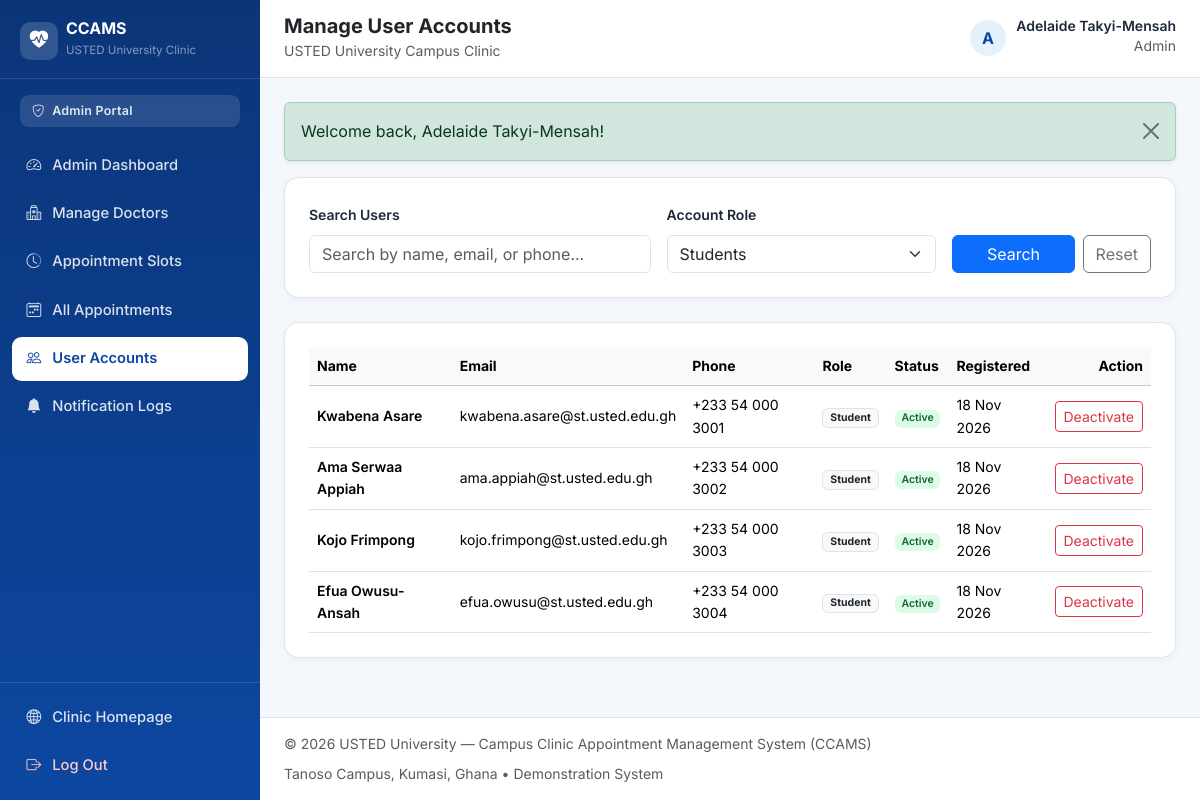
/admin/manage_users.php (signed in), run on the app's committed database.
### tables this page shows
CREATE TABLE `users` (
    `user_id` INT UNSIGNED NOT NULL AUTO_INCREMENT,
    `full_name` VARCHAR(120) NOT NULL,
    `email` VARCHAR(150) NOT NULL,
    `password_hash` VARCHAR(255) NOT NULL,
    `phone` VARCHAR(25) DEFAULT NULL,
    `role` ENUM('student', 'doctor', 'admin') NOT NULL DEFAULT 'student',
    `account_status` ENUM('active', 'inactive') NOT NULL DEFAULT 'active',
    `created_at` TIMESTAMP NOT NULL DEFAULT CURRENT_TIMESTAMP,
    `updated_at` TIMESTAMP NOT NULL DEFAULT CURRENT_TIMESTAMP ON UPDATE CURRENT_TIMESTAMP,
    PRIMARY KEY (`user_id`),
    UNIQUE KEY `uq_users_email` (`email`),
    KEY `idx_users_role_status` (`role`, `account_status`)
);

### admin/manage_users.php (the view, shortened to what the rows shown need)
<?php
require_once __DIR__ . '/../includes/auth.php';
$admin = require_auth('admin');
$pdo = get_pdo();
$roleFilter = (string) ($_GET['role'] ?? 'student');
$where = 'WHERE 1=1';
$params = [];
if (in_array($roleFilter, ['student', 'doctor', 'admin'], true)) {
    $where .= ' AND role = :role';
    $params['role'] = $roleFilter;
}
$stmt = $pdo->prepare(
    "SELECT user_id, full_name, email, phone, role, account_status, created_at
     FROM users
     $where
     ORDER BY created_at DESC"
);
$stmt->execute($params);
$users = $stmt->fetchAll();
$pageTitle = 'Manage User Accounts';
$layoutMode = 'dashboard';
require_once __DIR__ . '/../includes/header.php';
?>
<div class="ccams-card p-4">
    <?php if (empty($users)): ?>
        <p class="small text-muted mb-0">No user accounts matched your filter.</p>
    <?php else: ?>
        <div class="table-responsive">
            <table class="table table-hover align-middle small mb-0">
                <thead class="table-light">
                    <tr>
                        <th>Name</th>
                        <th>Email</th>
                        <th>Phone</th>
                        <th>Role</th>
                        <th>Status</th>
                        <th>Registered</th>
                        <th class="text-end">Action</th>
                    </tr>
                </thead>
                <tbody>
                    <?php foreach ($users as $u): ?>
                        <?php $isActive = $u['account_status'] === 'active'; ?>
                        <tr>
                            <td class="fw-semibold"><?php echo e($u['full_name']); ?></td>
                            <td><?php echo e($u['email']); ?></td>
                            <td><?php echo e($u['phone'] ?: '—'); ?></td>
                            <td><span class="badge bg-light text-dark border text-capitalize"><?php echo e($u['role']); ?></span></td>
                            <td>
                                <span class="badge <?php echo status_badge_class((string) $u['account_status']); ?>">
                                    <?php echo e(ucfirst((string) $u['account_status'])); ?>
                                </span>
                            </td>
                            <td><?php echo e(format_datetime((string) $u['created_at'], 'd M Y')); ?></td>
                            <td class="text-end">
                                <?php if ((int) $u['user_id'] !== (int) $admin['user_id']): ?>
                                    <form method="post" action="<?php echo e(app_url('admin/manage_users.php')); ?>"
                                          data-confirm="<?php echo $isActive ? 'Deactivate' : 'Activate'; ?> user <?php echo e($u['full_name']); ?>?"
                                          data-confirm-title="Update User Account"
                                          data-confirm-btn-class="<?php echo $isActive ? 'btn-danger' : 'btn-success'; ?>">
                                        <button type="submit" class="btn btn-sm <?php echo $isActive ? 'btn-outline-danger' : 'btn-outline-success'; ?>">
                                            <?php echo $isActive ? 'Deactivate' : 'Activate'; ?>
                                        </button>
                                    </form>
                                <?php else: ?>
                                    <span class="text-muted">Current Admin</span>
                                <?php endif; ?>
                            </td>
                        </tr>
                    <?php endforeach; ?>
                </tbody>
            </table>
        </div>
    <?php endif; ?>
</div>
<?php require_once __DIR__ . '/../includes/footer.php'; ?>

### includes/header.php (shortened to what the rows shown need)
<?php
$pageTitle = $pageTitle ?? 'USTED University — Campus Clinic Appointment Management System';
$layoutMode = $layoutMode ?? 'public';
$authUser = current_user();
$flashes = get_flashes();
?>
<!DOCTYPE html>
<html lang="en">
<head>
    <link href="https://cdn.jsdelivr.net/npm/bootstrap@5.3.3/dist/css/bootstrap.min.css" rel="stylesheet">
    <link href="https://cdn.jsdelivr.net/npm/bootstrap-icons@1.11.3/font/bootstrap-icons.min.css" rel="stylesheet">
    <link href="<?php echo e(app_url('assets/css/style.css')); ?>" rel="stylesheet">
</head>
<body class="<?php echo $layoutMode === 'dashboard' ? 'ccams-dashboard-body' : 'ccams-public-body'; ?>">
<?php if ($layoutMode === 'dashboard' && $authUser): ?>
    <div class="dashboard-wrapper">
        <aside class="dashboard-sidebar" id="dashboardSidebar" aria-label="Dashboard Navigation">
            <div class="sidebar-brand">
                <a href="<?php echo e(app_url('index.php')); ?>" class="d-flex align-items-center gap-2 text-decoration-none text-white">
                    <span class="brand-emblem">
                        <i class="bi bi-heart-pulse-fill"></i>
                    </span>
                    <div>
                        <div class="fw-bold lh-1 fs-6">CCAMS</div>
                        <small class="text-white-50" style="font-size: 0.72rem;">USTED University Clinic</small>
                    </div>
                </a>
            </div>
            <div class="sidebar-role-pill">
                <i class="bi bi-shield-check me-1"></i>
                <?php echo e(ucfirst($authUser['role'])); ?> Portal
            </div>
            <nav class="sidebar-nav">
                <?php if ($authUser['role'] === 'student'): ?>
                    <a class="sidebar-link <?php echo is_active_nav('student/dashboard.php'); ?>" href="<?php echo e(app_url('student/dashboard.php')); ?>">
                        <i class="bi bi-speedometer2"></i><span>Dashboard</span>
                    </a>
                    <a class="sidebar-link <?php echo is_active_nav('student/doctors.php'); ?>" href="<?php echo e(app_url('student/doctors.php')); ?>">
                        <i class="bi bi-person-badge"></i><span>Available Doctors</span>
                    </a>
                    <a class="sidebar-link <?php echo is_active_nav('student/book_appointment.php'); ?>" href="<?php echo e(app_url('student/book_appointment.php')); ?>">
                        <i class="bi bi-calendar-plus"></i><span>Book Appointment</span>
                    </a>
                    <a class="sidebar-link <?php echo is_active_nav('student/my_appointments.php') || is_active_nav('student/appointment_details.php') ? 'active' : ''; ?>" href="<?php echo e(app_url('student/my_appointments.php')); ?>">
                        <i class="bi bi-calendar2-check"></i><span>My Appointments</span>
                    </a>
                    <a class="sidebar-link <?php echo is_active_nav('student/notifications.php'); ?>" href="<?php echo e(app_url('student/notifications.php')); ?>">
                        <i class="bi bi-bell"></i><span>Notifications</span>
                    </a>
                    <a class="sidebar-link <?php echo is_active_nav('student/profile.php'); ?>" href="<?php echo e(app_url('student/profile.php')); ?>">
                        <i class="bi bi-person-gear"></i><span>Profile &amp; Password</span>
                    </a>
                <?php elseif ($authUser['role'] === 'admin'): ?>
                    <a class="sidebar-link <?php echo is_active_nav('admin/dashboard.php'); ?>" href="<?php echo e(app_url('admin/dashboard.php')); ?>">
                        <i class="bi bi-speedometer2"></i><span>Admin Dashboard</span>
                    </a>
                    <a class="sidebar-link <?php echo is_active_nav('admin/manage_doctors.php') || is_active_nav('admin/add_doctor.php') || is_active_nav('admin/edit_doctor.php') ? 'active' : ''; ?>" href="<?php echo e(app_url('admin/manage_doctors.php')); ?>">
                        <i class="bi bi-hospital"></i><span>Manage Doctors</span>
                    </a>
                    <a class="sidebar-link <?php echo is_active_nav('admin/manage_slots.php'); ?>" href="<?php echo e(app_url('admin/manage_slots.php')); ?>">
                        <i class="bi bi-clock-history"></i><span>Appointment Slots</span>
                    </a>
                    <a class="sidebar-link <?php echo is_active_nav('admin/manage_appointments.php'); ?>" href="<?php echo e(app_url('admin/manage_appointments.php')); ?>">
                        <i class="bi bi-calendar2-week"></i><span>All Appointments</span>
                    </a>
                    <a class="sidebar-link <?php echo is_active_nav('admin/manage_users.php'); ?>" href="<?php echo e(app_url('admin/manage_users.php')); ?>">
                        <i class="bi bi-people"></i><span>User Accounts</span>
                    </a>
                    <a class="sidebar-link <?php echo is_active_nav('admin/notifications.php'); ?>" href="<?php echo e(app_url('admin/notifications.php')); ?>">
                        <i class="bi bi-bell-fill"></i><span>Notification Logs</span>
                    </a>
                <?php endif; ?>
            </nav>
            <div class="sidebar-footer">
                <a href="<?php echo e(app_url('index.php')); ?>" class="sidebar-link">
                    <i class="bi bi-globe2"></i><span>Clinic Homepage</span>
                </a>
                <form method="post" action="<?php echo e(app_url('logout.php')); ?>" class="mt-1">
                    <button type="submit" class="sidebar-link w-100 border-0 bg-transparent text-start text-danger-soft">
                        <i class="bi bi-box-arrow-right"></i><span>Log Out</span>
                    </button>
                </form>
            </div>
        </aside>
        <div class="dashboard-main">
            <header class="dashboard-topbar">
                <div class="d-flex align-items-center gap-3">
                    <div>
                        <h1 class="h5 mb-0 fw-bold text-dark"><?php echo e($pageTitle); ?></h1>
                        <small class="text-muted">USTED University Campus Clinic</small>
                    </div>
                </div>
                <div class="d-flex align-items-center gap-3">
                    <div class="user-profile-chip">
                        <div class="avatar-circle">
                            <?php echo e(strtoupper(substr((string) $authUser['full_name'], 0, 1))); ?>
                        </div>
                        <div class="d-none d-sm-block text-end">
                            <div class="fw-semibold small lh-1"><?php echo e($authUser['full_name']); ?></div>
                            <small class="text-muted text-capitalize"><?php echo e($authUser['role']); ?></small>
                        </div>
                    </div>
                </div>
            </header>
            <main id="main-content" class="dashboard-content">
                <?php if (!empty($flashes)): ?>
                    <?php foreach ($flashes as $flash): ?>
                        <div class="alert alert-<?php echo e($flash['type']); ?> alert-dismissible fade show shadow-sm" role="alert">
                            <?php echo e($flash['message']); ?>
                            <button type="button" class="btn-close" data-bs-dismiss="alert" aria-label="Close"></button>
                        </div>
                    <?php endforeach; ?>
                <?php endif; ?>
<?php endif; ?>

### data on the page
users: role "Admin", full_name "A", full_name "Adelaide Takyi-Mensah"
users: full_name "Kwabena Asare", email "kwabena.asare@st.usted.edu.gh", phone "+233 54 000 3001", role "Student", account_status "Active", created_at "18 Nov 2026", shows "Deactivate"
users: full_name "Ama Serwaa Appiah", email "ama.appiah@st.usted.edu.gh", phone "+233 54 000 3002", role "Student", account_status "Active", created_at "18 Nov 2026", shows "Deactivate"
users: full_name "Kojo Frimpong", email "kojo.frimpong@st.usted.edu.gh", phone "+233 54 000 3003", role "Student", account_status "Active", created_at "18 Nov 2026", shows "Deactivate"
users: full_name "Efua Owusu-Ansah", email "efua.owusu@st.usted.edu.gh", phone "+233 54 000 3004", role "Student", account_status "Active", created_at "18 Nov 2026", shows "Deactivate"

### other printed values
$pageTitle "Manage User Accounts"
$flash['message'] "Welcome back, Adelaide Takyi-Mensah!"
